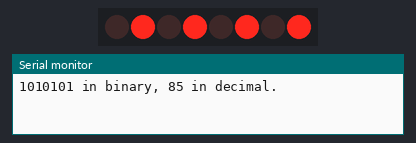
The sketch below on a simulated Arduino Uno, built with avr-gcc and run on an emulated ATmega328P. On the bench: 8 shift-register outputs drawn as a row of LEDs (first output left, lit = HIGH), the last lines printed to the serial monitor. Wiring (inferred from the names in the program): shift register (74HC595): data pin 12; shift clock pin 9; latch pin 11. Wiring (inferred from the signals the program sends): row of LEDs: on Q0, Q1, Q2, Q3, Q4, Q5, Q6, Q7.

Above: at 0.1 s.
At 1.1 s:
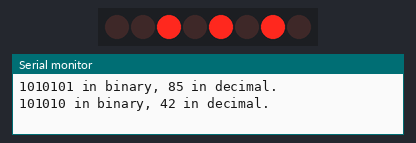
At 2.1 s:
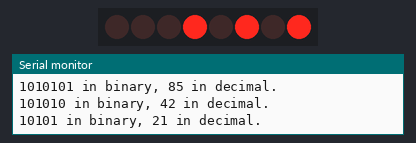
At 3.1 s:
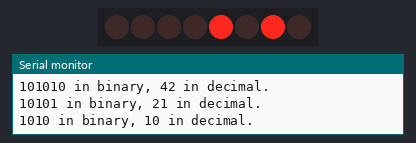
At 4.1 s:
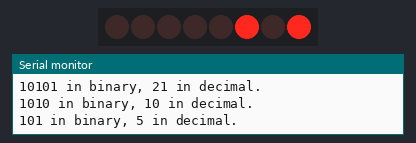
At 6.1 s:
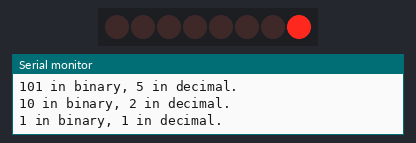
Timing chart, 0 to 8.5 s (numbered marks = the images above):
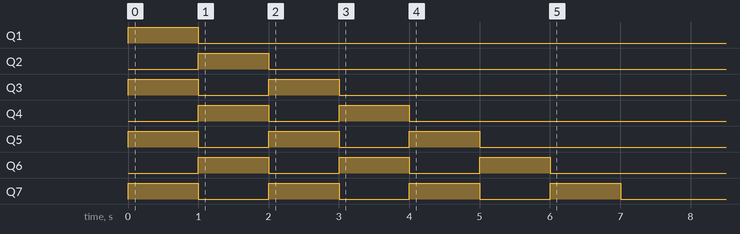

The sketch:

LogicalShift.ino
```cpp
int ds = 12; // serial data input pin
int st = 11; // storage register clock pin (latch)
int sh = 9; // shift register clock pin

//byte LEDs = 0; // decimal
byte LEDs = 0b01010101; // binary
//byte LEDs = 0x00; // hexadecimal

int dt = 1000;

void setup() {
  Serial.begin(9600);
  pinMode(ds, OUTPUT);
  pinMode(st, OUTPUT);
  pinMode(sh, OUTPUT);
}

void loop() {
  digitalWrite(st, LOW);
  shiftOut(ds, sh, LSBFIRST, LEDs); // least significant bit first
  digitalWrite(st, HIGH);

  // print bits
  Serial.print(LEDs, BIN);
  Serial.print(" in binary, ");
  Serial.print(LEDs, DEC);
  Serial.println(" in decimal.");

  // shift right (divide by 2)
  LEDs = LEDs / 2;

//  // shift left (multiply by 2)
//  LEDs = LEDs * 2;

  delay(dt);
}
```

Measured:
- by itself, Q1: LOW → HIGH at 0.00 s, → LOW 1.0 s later
- by itself, Q2: LOW → HIGH at 1.0 s, → LOW 1.0 s later
- by itself, Q3, Q4: alternates HIGH for 1.0 s and LOW for 1.0 s, 4 changes in all, then stays LOW
- by itself, Q5, Q6: alternates HIGH for 1.0 s and LOW for 1.0 s, 6 changes in all, then stays LOW
- by itself, Q7: alternates HIGH for 1.0 s and LOW for 1.0 s, 8 changes in all, then stays LOW
